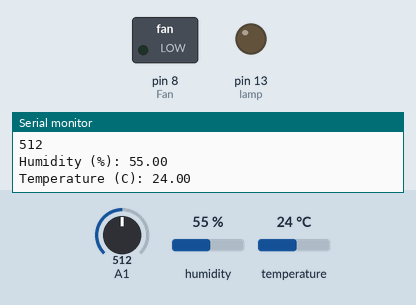
Bench run of a sketch on a simulated Arduino Uno, built with avr-gcc and run on an emulated ATmega328P. Parts: switched loads named in the sketch (green lamp = pin HIGH), output pins drawn as LEDs (lit = HIGH), the last lines printed to the serial monitor. Inputs (shaded band) come from the test bench; at power-on: temperature 24 °C, A1 = 512, humidity 55 %.

Above: at 2.8 s.
2.9 s: temperature set to 33 °C
5.6 s: temperature set to 36 °C
At 6.8 s:
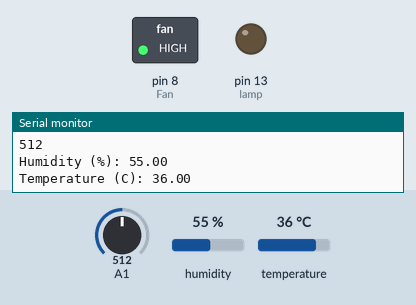
8.3 s: A1 set to 468
11.0 s: A1 set to 439
At 12.4 s:
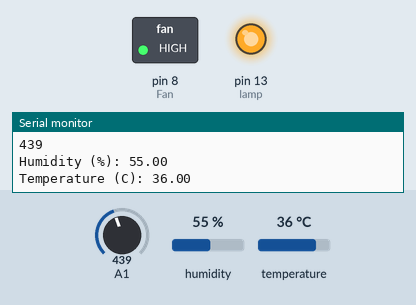
13.7 s: temperature set to 12 °C
At 15.3 s:
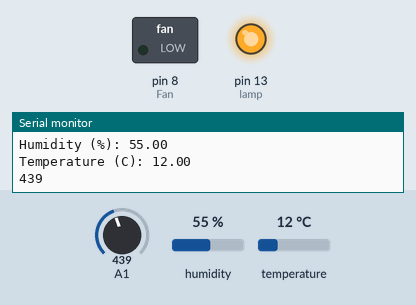
16.4 s: temperature set to 41 °C
At 19.0 s:
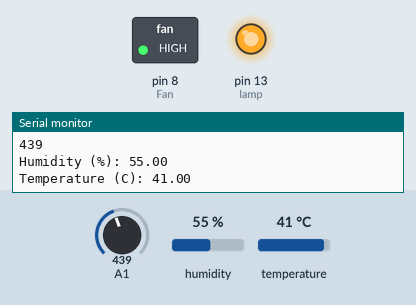
Timing chart, 0 to 20.5 s (numbered marks = the images above; inputs shaded):
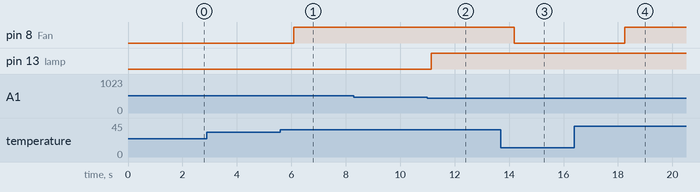

The sketch:

DHT_ARDUINO.ino
```cpp
#include <dht11.h>
#define DHT11PIN 2

dht11 DHT11;
const int lamp = 13;
int Fan = 8 ;

void setup()
{
  Serial.begin(9600);
  pinMode(lamp , OUTPUT);
  pinMode(Fan , OUTPUT);

}

void loop()
{
  Serial.println();

  int chk = DHT11.read(DHT11PIN);

  Serial.print("Humidity (%): ");
  Serial.println((float)DHT11.humidity, 2);

  Serial.print("Temperature (C): ");
  Serial.println((float)DHT11.temperature, 2);


  if(DHT11.temperature>34)
  {
    digitalWrite(Fan,HIGH);
    delay(1000);


  }
  else
  {
      digitalWrite(Fan ,LOW);
      delay(1000);
  }

  //delay(2000);


  int c = analogRead(A1);
  Serial.println(c);
  if ( c < 450 )
  {
  digitalWrite(13,HIGH);
  delay(1000);
  }
  else if ( c > 450)
  {
  digitalWrite(13,LOW);
  delay(1000);
  }


}
```

Measured:
- the behaviour switches between 34 and 35 °C on temperature (found by bisection; images 0 and 1)
- the behaviour switches between 450 and 449 on A1 (found by bisection; images 1 and 2)
- after the input at 5.6 s, pin 8 (Fan): LOW → HIGH after 0.50 s
- after the input at 11.0 s, pin 13 (lamp): LOW → HIGH after 0.15 s
- after the input at 13.7 s, pin 8 (Fan): HIGH → LOW after 0.50 s
- after the input at 16.4 s, pin 8 (Fan): LOW → HIGH after 1.8 s
